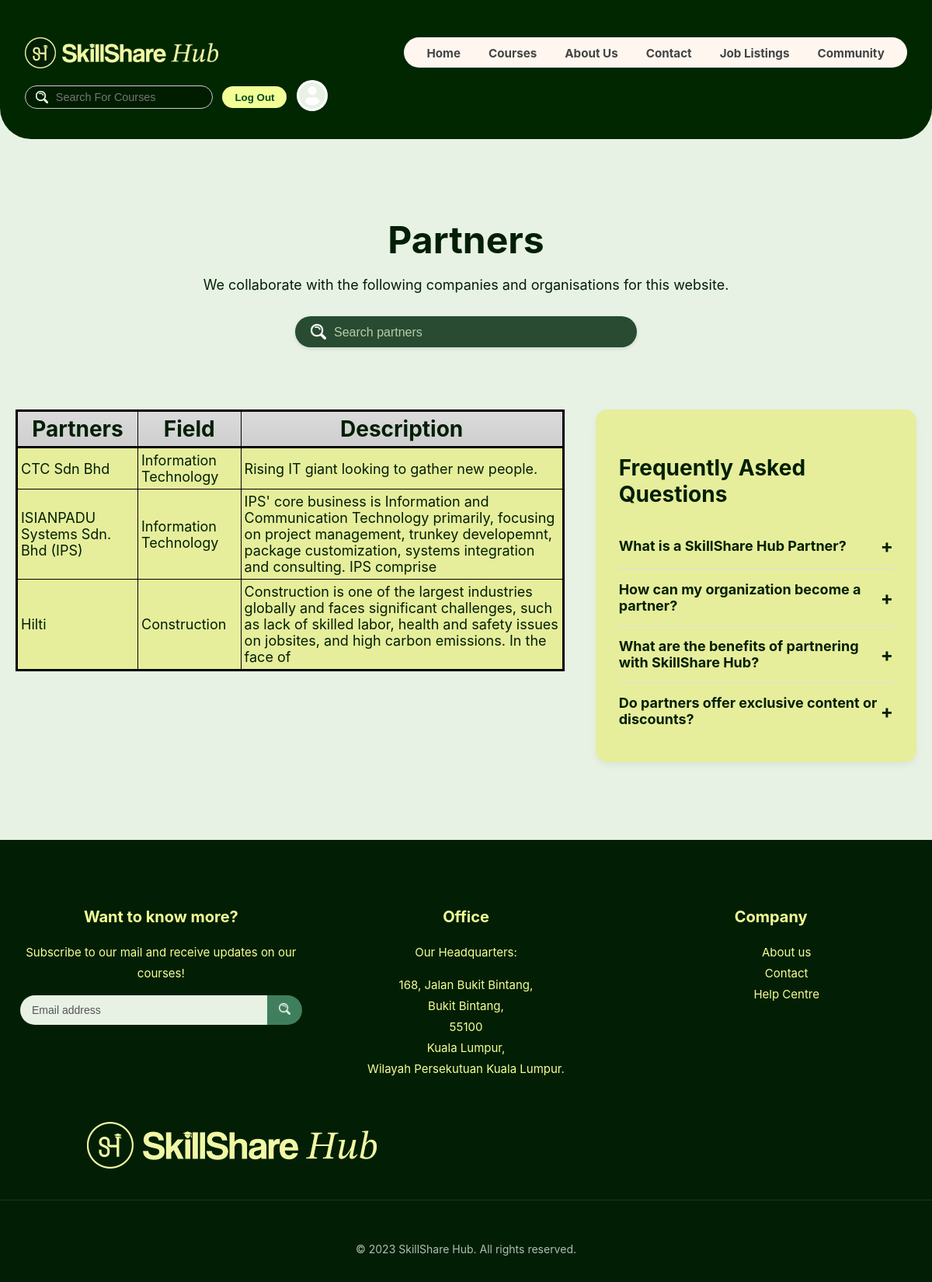
/Community/Partners/index.php (signed in), run on the app's committed database.
### tables this page shows
CREATE TABLE `partners` (
  `partnerID` int(11) NOT NULL,
  `partnerName` varchar(100) NOT NULL,
  `field` varchar(200) NOT NULL,
  `description` varchar(1000) NOT NULL
);

### Community/Partners/index.php (the view, shortened to what this page needs)
<?php
require "../../connection.php";
$query = "select partnerName,field,description from partners";
$exec  = mysqli_query($conn,$query);
?>
<!DOCTYPE html>
<html lang="en">
<head>
    <link rel="stylesheet" href="PartnerStyle.css">
</head>
<body class="bg-dark-green font-inter">
    <header class="navbar">
        <div class="navbar-left">
        <img src="Images/logo.png" alt="SkillShare Hub Logo" class="logo">
        </div>
        <ul class="nav-links">
            <li><a href="../../Homepage/">Home</a></li>
            <li><a href="../../Skillshare_Courses/">Courses</a></li>
            <li><a href="../../AboutUs/">About Us</a></li>
            <li><a href="../../Skillshare_Contact/">Contact</a></li>
            <li><a href="../../JobListing/">Job Listings</a></li>
            <li><a href="../">Community</a></li>
        </ul>
        <div class="navbar-right">
            <div class="search-bar">
                <img src="Images/search_icon.png" alt="Search" class="search-icon" />
                <input type="text" placeholder="Search For Courses" />
            </div>
            <a href="../../logout.php"><button class="btn login">Log Out</button></a>
            <a href="../../Skillshare_Profile/"><img src="Images/profile_icon.png" alt="Profile" class="profile-icon" /></a>
        </div>
    </header>
    <main>
        <section class="community-hero">
            <div class="container">
                <h2>Partners</h2>
                <p>We collaborate with the following companies and organisations for this website.</p>
                <div class="partner-search-bar">
                    <img src="images/search_icon.png" alt="Search">
                    <form action="partner_search.php" method="post">
                        <input type="text" name="search" placeholder="Search partners" style="color: white;">
                    </form>
                </div>
            </div>
        </section>
        <div class="container partners-content">
            <section class="partners-main">
                <div class="partner-list">
                    <table>
                        <thead>
                        <tr>
                            <th>Partners</th>
                            <th>Field</th>
                            <th>Description</th>
                        </tr>
                        </thead>
                        <tbody>
                        <?php
                            while($rows = mysqli_fetch_assoc($exec)){
                                echo "<tr><td>{$rows['partnerName']}</td>
                                      <td>{$rows['field']}</td>
                                      <td>{$rows['description']}</td></tr>";
                            }
                        ?>
                        </tbody>
                    </table>
                </div>
            </section>
            <aside class="faq-section">
                <h3>Frequently Asked Questions</h3>
                <div class="faq-item">
                    <div class="faq-question" onclick="toggleFaq(this)">
                        <span>What is a SkillShare Hub Partner?</span>
                        <span class="toggle-icon">+</span>
                    </div>
                </div>
                <div class="faq-item">
                    <div class="faq-question" onclick="toggleFaq(this)">
                        <span>How can my organization become a partner?</span>
                        <span class="toggle-icon">+</span>
                    </div>
                </div>
                <div class="faq-item">
                    <div class="faq-question" onclick="toggleFaq(this)">
                        <span>What are the benefits of partnering with SkillShare Hub?</span>
                        <span class="toggle-icon">+</span>
                    </div>
                </div>
                <div class="faq-item">
                    <div class="faq-question" onclick="toggleFaq(this)">
                        <span>Do partners offer exclusive content or discounts?</span>
                        <span class="toggle-icon">+</span>
                    </div>
                </div>
            </aside>
        </div>
    </main>
    <footer class="footer">
        <div class="footer-content">
            <div class="footer-section">
                <h4>Want to know more?</h4>
                <p>Subscribe to our mail and receive updates on our courses!</p>
                <div class="newsletter-form">
                    <input type="email" placeholder="Email address">
                    <button><img src="images/search_icon.png" alt="Subscribe"></button>
                </div>
            </div>
            <div class="footer-section">
                <h4>Office</h4>
                <p>Our Headquarters:</p>
                <p>168, Jalan Bukit Bintang,<br>
                Bukit Bintang,<br>
                55100<br>
                Kuala Lumpur,<br>
                Wilayah Persekutuan Kuala Lumpur.</p>
            </div>
            <div class="footer-section">
                <h4>Company</h4>
                <ul>
                    <li><a href="../../AboutUs/">About us</a></li>
                    <li><a href="../../Skillshare_Contact/">Contact</a></li>
                    <li><a href="#">Help Centre</a></li>
                </ul>
            </div>
        </div>
        <div class="logo-bottom">
            <img src="Images/logo.png" alt="SkillShare Hub Logo">
        </div>
        <div class="footer-bottom">
            <p>&copy; 2023 SkillShare Hub. All rights reserved.</p>
        </div>
    </footer>
</body>
</html>

### data on the page
partners: partnerName "CTC Sdn Bhd", field "Information Technology", description "Rising IT giant looking to gather new people."
partners: partnerName "ISIANPADU Systems Sdn. Bhd (IPS)", field "Information Technology", description "IPS' core business is Information and Communication Technology primarily, focusing on project management, trunkey developemnt, package customization, systems integration and consulting. IPS comprise"
partners: partnerName "Hilti", field "Construction", description "Construction is one of the largest industries globally and faces significant challenges, such as lack of skilled labor, health and safety issues on jobsites, and high carbon emissions. In the face of"
